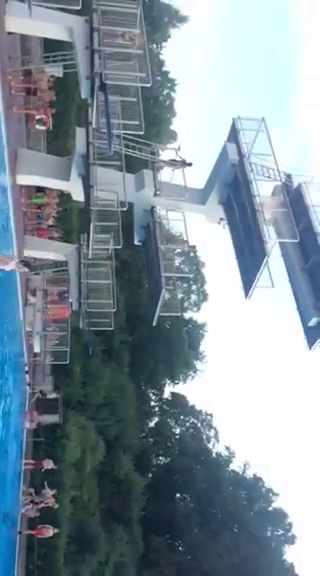
#> input picture frame 39 of VideoAnalysis/Auerbacher.mp4, 320 x 576 px, given in place of 2024-09-18-18-35-37_379_LC.mp4, which was not available
$ python mean_brightness.py
#> lines starting #> are read from the running program, lines starting #| are printed output that depends on the picture; long printed decimals are rounded; pictures that were not available may be replaced by others from this repository, and a replacement may not be noted


'''Goes through all frames of an mp4 video and checks the mean brightness per frame'''


import cv2
import numpy as np

def analyze_video_brightness(video_path):
    # Open the video file
    cap = cv2.VideoCapture(video_path)
    if not cap.isOpened():
        print("Error: Could not open video.")
        return

    brightness_values = []

    while True:
        # Read a new frame
        ret, frame = cap.read()
#> frame is the input picture: shape (576, 320, 3); mean B, G, R 156.8, 146.9, 131.4
        if not ret:
            break

        # Convert frame to grayscale
        gray_frame = cv2.cvtColor(frame, cv2.COLOR_BGR2GRAY)
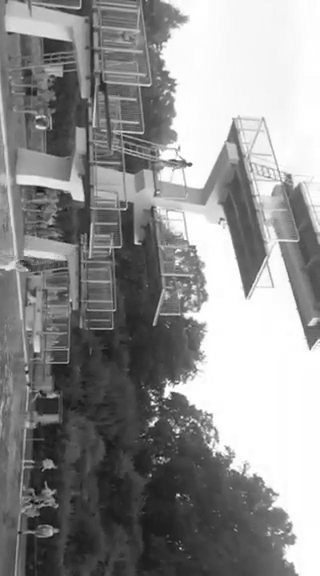
#> gray_frame: shape (576, 320); min 11, max 255, mean 143.4

        # Calculate mean brightness of the frame
        mean_brightness = np.mean(gray_frame)
#> mean_brightness = 143.4
        brightness_values.append(mean_brightness)

        # Display the frame, if needed
        #cv2.imshow('Frame', gray_frame)

        # Exit if 'q' is pressed
        if cv2.waitKey(1) & 0xFF == ord('q'):
#> (key q is pressed here)
            break

    # Release the video capture object and close all windows
    cap.release()
    cv2.destroyAllWindows()

    return brightness_values

# Example usage:
video_path = 'C:\\Users\\landgrafn\\Desktop\\2024-09-18-18-35-37_379_LC.mp4'
brightness_values = analyze_video_brightness(video_path)
#> brightness_values = [143.4]
print("Mean brightness values for each frame:", brightness_values)
#| Mean brightness values for each frame: [143.354]


#%%
import numpy as np
a = np.linspace(0, 200, 3009)

np.savetxt('yee.csv', a, delimiter=',')
print(a)

$ run again, starting later in the video
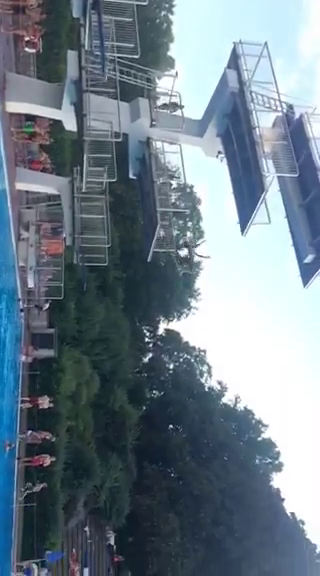
#> input picture frame 179 of VideoAnalysis/Auerbacher.mp4, 320 x 576 px, given in place of 2024-09-18-18-35-37_379_LC.mp4, which was not available
#> in analyze_video_brightness, frame is the input picture: shape (576, 320, 3); mean B, G, R 138.2, 126.8, 111.6
#> in analyze_video_brightness, `gray_frame = cv2.cvtColor(frame, cv2.COLOR_BGR2GRAY)`:
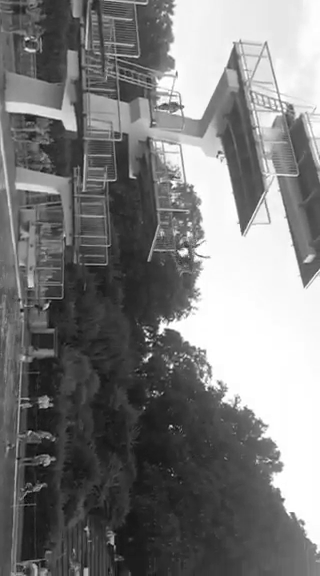
#> gray_frame: shape (576, 320); min 4, max 255, mean 123.5
#> mean_brightness = 123.5
#> brightness_values = [123.5]
#| Mean brightness values for each frame: [123.523]

$ run again, starting later in the video
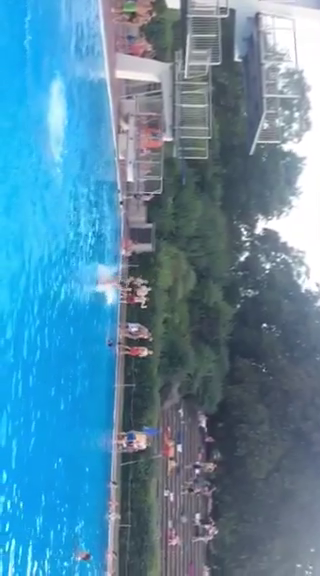
#> input picture frame 319 of VideoAnalysis/Auerbacher.mp4, 320 x 576 px, given in place of 2024-09-18-18-35-37_379_LC.mp4, which was not available
#> in analyze_video_brightness, frame is the input picture: shape (576, 320, 3); mean B, G, R 164.4, 137.4, 87.4
#> in analyze_video_brightness, `gray_frame = cv2.cvtColor(frame, cv2.COLOR_BGR2GRAY)`:
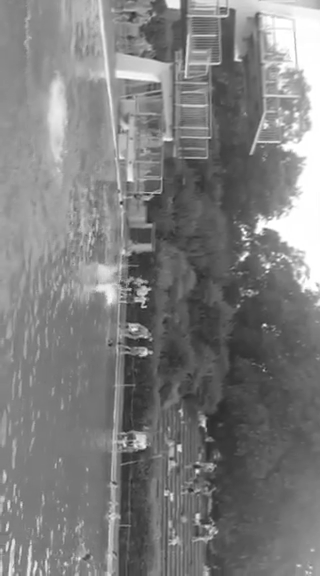
#> gray_frame: shape (576, 320); min 36, max 255, mean 125.4
#> mean_brightness = 125.4
#> brightness_values = [125.4]
#| Mean brightness values for each frame: [125.448]
